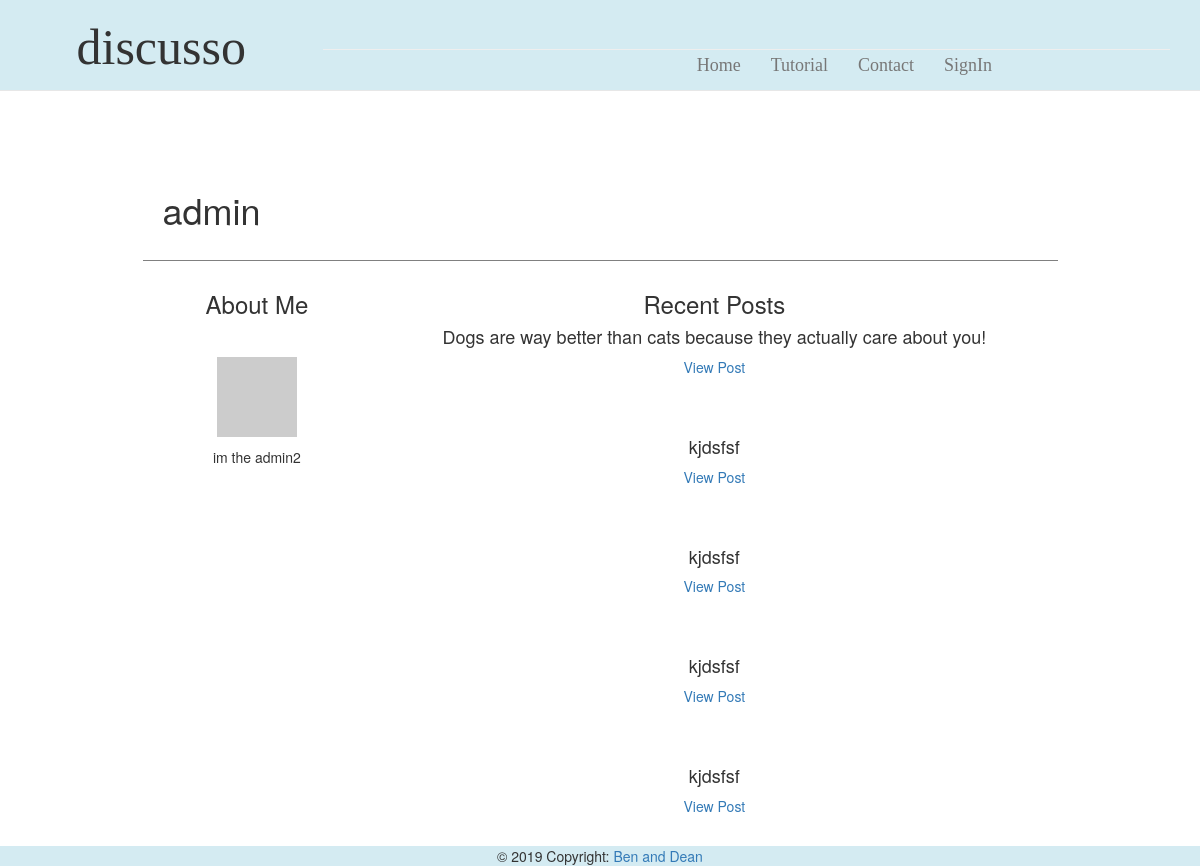
/profile/4, run on an earlier commit of the app's database.
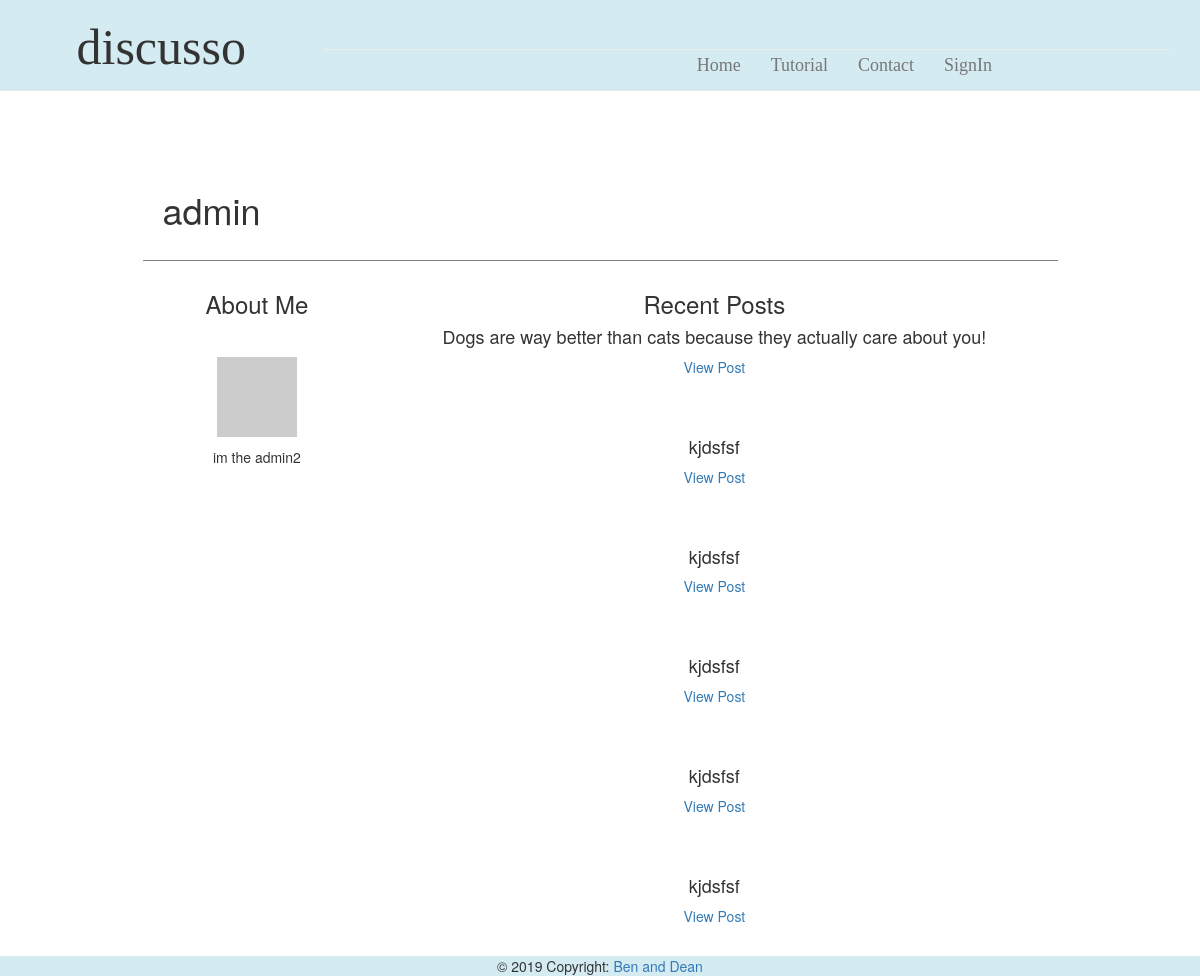
And on a later commit of the database.
### app/models.py (models this page shows, shortened)
class Post(db.Model):
    id = db.Column(db.Integer, primary_key=True)
    title = db.Column(db.String(64))
    desc = db.Column(db.String(248))
    blesses = db.Column(db.Integer, default=0)
    curses = db.Column(db.Integer, default=0)
    timestamp = db.Column(db.DateTime, index=True, default=datetime.utcnow)
    user_id = db.Column(db.Integer, db.ForeignKey('user.id'))
    p_replies = db.relationship('Reply', backref='ogPost', lazy='dynamic')

### app/routes.py (the view)
@app.route('/profile/<userid>')
def profile(userid):
    allPost= Post.query.all()
    myUser = User.query.get(userid)
    if myUser == None:
        return redirect(url_for('homepage'))
    return render_template('profile.html', title='Profile', user=myUser, post=allPost)

### app/models.py (called while the page is built)
    def avatar(self, size):
        digest = md5(self.email.lower().encode('utf-8')).hexdigest()
        return 'https://www.gravatar.com/avatar/{}?d=identicon&s={}'.format(
            digest, size)

### app/templates/profile.html (shortened to what this page needs)
{% extends "topbar.html" %}
{% block content %}
<div class="container-fluid">
  <div class="leftSide col-lg-1">
  </div>
  <div class="mainArea col-lg-10">
    <div class="container-fluid">
      <div class="special">
        <h1> {{user.username}}</h1>
      </div>
      <div class="profileLeft col-lg-3">
        <h3>About Me</h3>
        <br>
        <div class="imgBox">
          <img src="{{ user.avatar(128) }}">
        </div>
        <p> {{user.bio}}</p>
      </div>
      <div class="profileRight col-lg-9">
        <h3>Recent Posts</h3>
        {% for p in post %}
        {%if p.user_id == user.id %}
        <h4> {{ p.title }}</h4>
        <p><a href="{{ url_for('topic',postid = '') }}{{p.id}}"> View Post </a> </p>
        <br><br>
        {% endif %}
        {% endfor %}
      </div>
    </div>
  </div>
  <div class="leftSide col-lg-1">
  </div>
</div>
{% endblock %}

What changed in the data, as far as the page shows it:
added Post: title "kjdsfsf"
